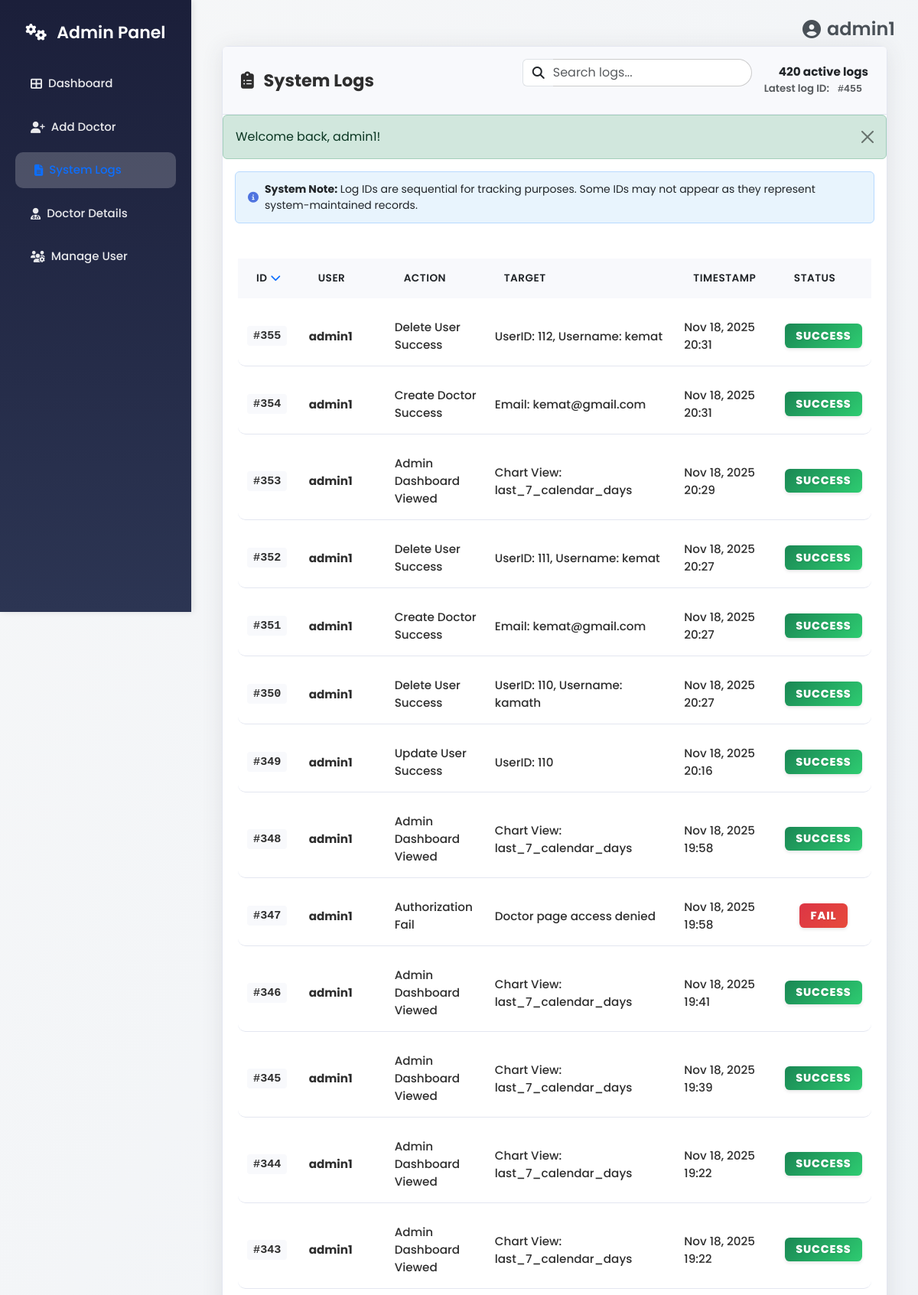
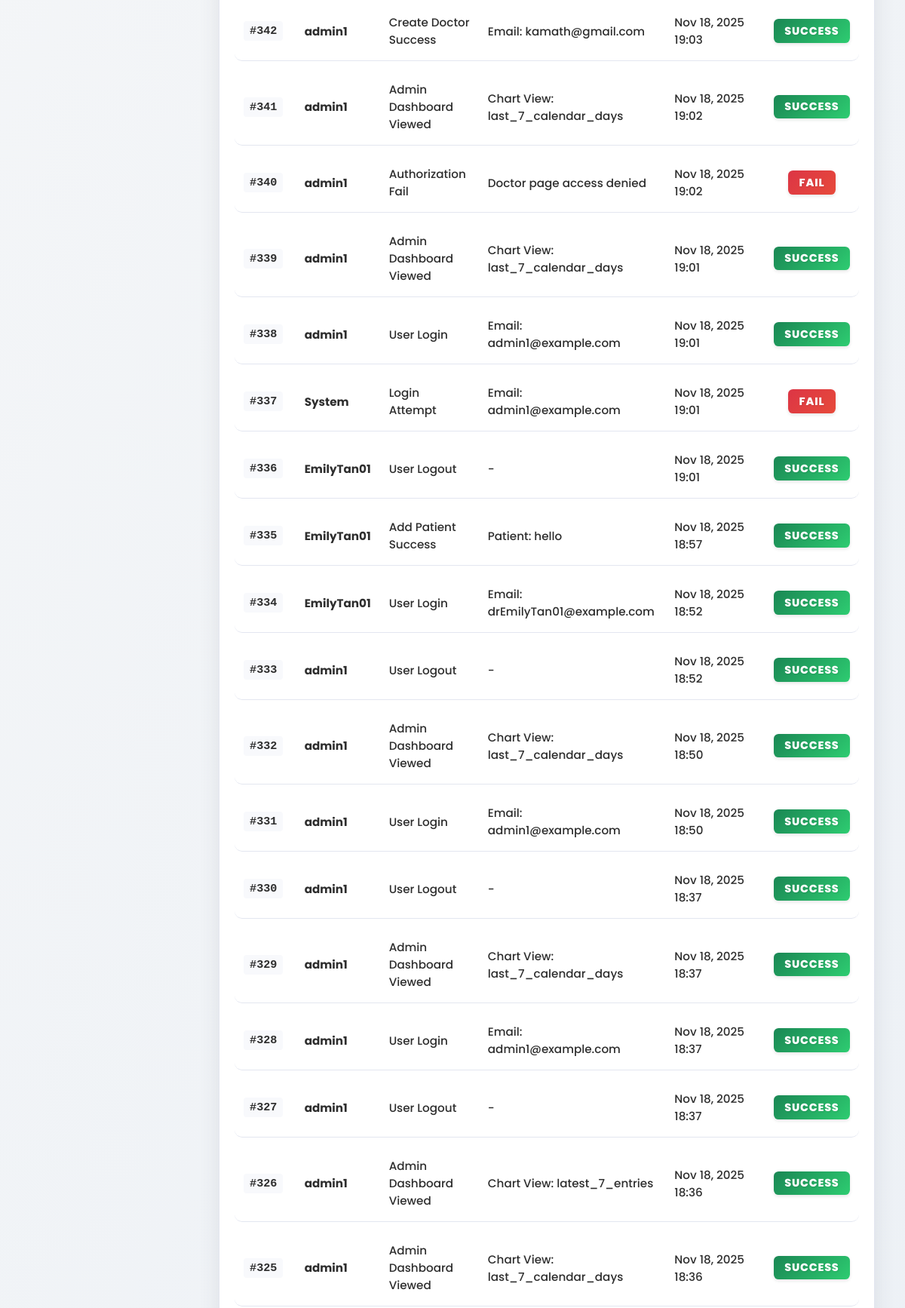
Screenshot of /ctipb/admin_system_logs.php?page=3&sort=log_id&order=desc (signed in, upper part) with the database file from the repository (2 pictures, top to bottom).
### tables this page shows
CREATE TABLE `system_logs` (
  `log_id` int NOT NULL AUTO_INCREMENT,
  `user_id` int DEFAULT NULL,
  `username` varchar(255) DEFAULT NULL,
  `action` varchar(100) NOT NULL,
  `target` varchar(255) DEFAULT NULL,
  `time` datetime DEFAULT NULL,
  `status` varchar(50) DEFAULT NULL,
  `ip_address` varchar(45) DEFAULT NULL,
  `details` text,
  PRIMARY KEY (`log_id`),
  KEY `user_id` (`user_id`),
  CONSTRAINT `system_logs_ibfk_1` FOREIGN KEY (`user_id`) REFERENCES `users` (`user_id`) ON DELETE CASCADE ON UPDATE CASCADE
);

### ctipb/admin_system_logs.php (the view, shortened to what this page needs)
<?php
require_once 'functions.php';
$logs_per_page = 50;
$current_page = isset($_GET['page']) && is_numeric($_GET['page']) ? (int)$_GET['page'] : 1;
$offset = ($current_page - 1) * $logs_per_page;
$sort_column = $_GET['sort'] ?? 'log_id';
$sort_order = strtolower($_GET['order'] ?? 'desc');
$logs = [];
$total_logs = 0;
$max_log_id = 0;
$conn = get_db_connection();
if (!$conn) {
    set_flash_message('Database connection failed. Could not load system logs.', 'danger');
} else {
    $count_sql = "SELECT COUNT(*) as total, COALESCE(MAX(log_id), 0) as max_id FROM system_logs";
    $count_result = $conn->query($count_sql);
    if ($count_result) {
        $count_data = $count_result->fetch_assoc();
        $total_logs = $count_data['total'];
        $max_log_id = $count_data['max_id'];
    }
    $sql = "SELECT log_id, username, action, target, status, time
            FROM system_logs
            ORDER BY " . $sort_column . " " . strtoupper($sort_order) . "
            LIMIT " . $logs_per_page . " OFFSET " . $offset;
    if ($result = $conn->query($sql)) {
        $logs = $result->fetch_all(MYSQLI_ASSOC);
    } else {
        set_flash_message('Failed to retrieve system logs from the database.', 'danger');
    }
}
function sortable_header($title, $column_name, $current_sort_column, $current_sort_order) {
    $new_order = ($column_name === $current_sort_column && $current_sort_order === 'asc') ? 'desc' : 'asc';
    $link = "admin_system_logs.php?sort=" . htmlspecialchars($column_name) . "&order=" . htmlspecialchars($new_order) . "&page=" . ($_GET['page'] ?? 1);
    $icon = '';
    if ($column_name === $current_sort_column) {
        $icon = $current_sort_order === 'asc' ? '<i class="fas fa-chevron-up ms-1 text-primary"></i>' : '<i class="fas fa-chevron-down ms-1 text-primary"></i>';
    }
    echo "<th><a href=\"{$link}\" class=\"d-flex align-items-center justify-content-between text-decoration-none text-dark hover-primary\">{$title}{$icon}</a></th>";
}
function formatMalaysiaTime($timestamp) {
    try {
        $timezone = new DateTimeZone('Asia/Kuala_Lumpur');
        $date = new DateTime($timestamp);
        $date->setTimezone($timezone);
        return $date->format('M j, Y H:i');
    } catch (Exception $e) {
        return 'Invalid Date';
    }
}
include 'templates/header.php';
include 'templates/sidebar_admin.php';
?>
<div class="main-content">
    <div class="card">
        <div class="card-header d-flex justify-content-between align-items-center py-3">
            <h4 class="mb-0">
                <i class="fas fa-clipboard-list me-2"></i>
                System Logs
            </h4>
            <div class="d-flex align-items-center">
                <div class="search-container me-3">
                    <div class="input-group">
                        <span class="input-group-text bg-white border-end-0">
                            <i class="fas fa-search text-gray-400"></i>
                        </span>
                        <input type="text" class="form-control border-start-0 ps-0"
                               placeholder="Search logs..." id="searchInput">
                    </div>
                </div>
                <div class="page-info text-end">
                    <div class="fw-bold text-dark"><?php echo $total_logs; ?> active logs</div>
                    <?php if ($max_log_id > 0): ?>
                    <div class="text-muted small">Latest log ID: <span class="log-id-highlight">#<?php echo $max_log_id; ?></span></div>
                    <?php endif; ?>
                </div>
            </div>
        </div>
        <div class="card-body p-0">
            <?php if ($max_log_id > $total_logs): ?>
            <div class="system-info">
                <div class="d-flex align-items-center">
                    <i class="fas fa-info-circle me-2"></i>
                    <div>
                        <strong>System Note:</strong> Log IDs are sequential for tracking purposes.
                        Some IDs may not appear as they represent system-maintained records.
                    </div>
                </div>
            </div>
            <?php endif; ?>
            <div class="table-responsive">
                <table class="table table-hover mb-0">
                    <thead>
                        <tr>
                            <?php sortable_header('ID', 'log_id', $sort_column, $sort_order); ?>
                            <th>Target</th>
                        </tr>
                    </thead>
                    <tbody id="logTableBody">
                        <?php if (!empty($logs)): ?>
                            <?php foreach ($logs as $log): ?>
                                <tr>
                                    <td class="fw-bold text-strong">
                                        <span class="log-id-highlight">#<?php echo htmlspecialchars($log['log_id']); ?></span>
                                    </td>
                                    <td>
                                        <span class="fw-bold text-strong">
                                            <?php echo htmlspecialchars($log['username'] ?? 'System'); ?>
                                        </span>
                                    </td>
                                    <td class="text-strong"><?php echo htmlspecialchars($log['action']); ?></td>
                                    <td class="text-strong" title="<?php echo htmlspecialchars($log['target'] ?? '-'); ?>">
                                        <?php echo htmlspecialchars(mb_strimwidth($log['target'] ?? '-', 0, 45, "...")); ?>
                                    </td>
                                    <td class="text-strong">
                                        <?php echo formatMalaysiaTime($log['time']); ?>
                                    </td>
                                    <td class="badge-cell">
                                        <?php
                                            $status = strtolower($log['status'] ?? '');
                                            $badge_class = 'bg-secondary';
                                            if ($status === 'success') $badge_class = 'bg-success';
                                            elseif ($status === 'fail' || $status === 'error') $badge_class = 'bg-danger';
                                            elseif (in_array($status, ['info', 'in progress'])) $badge_class = 'bg-info';
                                            elseif ($status === 'warning') $badge_class = 'bg-warning';
                                        ?>
                                        <span class="badge status-badge <?php echo $badge_class; ?>">
                                            <?php echo htmlspecialchars(ucfirst($log['status'])); ?>
                                        </span>
                                    </td>
                                </tr>
                            <?php endforeach; ?>
                        <?php endif; ?>
                    </tbody>
                </table>
            </div>
        </div>
    </div>
</div>
<?php
include 'templates/footer.php';
?>

### ctipb/admin_system_logs.php (style rules this page uses)
.main-content { margin-top: 20px; }
.card { border: 1px solid #e3e6f0; border-radius: 0.5rem; background: #fff; box-shadow: 0 0.15rem 1.75rem 0 rgba(58, 59, 69, 0.1); }
.card-header { background: #f8f9fc; border-bottom: 1px solid #e3e6f0; padding: 1.25rem 1.5rem; }
.card-header h4 { color: #2e2e2e; font-weight: 700; font-size: 1.4rem; }
.table th { background: #f8f9fc; border-bottom: 2px solid #e3e6f0; font-weight: 700; font-size: 0.85rem; text-transform: uppercase; letter-spacing: 0.5px; color: #2e2e2e; padding: 1rem 0.75rem; }
.table td { padding: 1rem 0.75rem; vertical-align: middle; border-bottom: 1px solid #e3e6f0; color: #2e2e2e; font-weight: 500; font-size: 0.95rem; }
.status-badge { font-size: 0.9rem; font-weight: 800; padding: 0.6em 1em; border-radius: 0.4rem; text-transform: uppercase; letter-spacing: 0.8px; box-shadow: 0 2px 4px rgba(0,0,0,0.1); }
.bg-success { background: linear-gradient(135deg, #1a8754 0%, #2ecc71 100%) !important; color: white !important; }
.bg-danger { background: linear-gradient(135deg, #dc3545 0%, #e74a3b 100%) !important; color: white !important; }
.search-container { max-width: 300px; }
.page-info { font-weight: 600; color: #2e2e2e; font-size: 0.95rem; }
.text-strong { color: #2e2e2e !important; font-weight: 600; }
.badge-cell { text-align: center; }
.system-info { background: #e8f4fd; border: 1px solid #b8daff; border-radius: 0.375rem; padding: 0.75rem 1rem; margin: 0 1rem 1rem 1rem; font-size: 0.875rem; }
.system-info i { color: #4e73df; }
.log-id-highlight { background: #f8f9fc; padding: 0.25rem 0.5rem; border-radius: 0.25rem; font-family: 'Courier New', monospace; font-weight: 700; }

### rows the page displays
system_logs: log_id "355", username "admin1", action "Delete User Success", target "UserID: 112, Username: kemat", time "Nov 18, 2025 20:31", status "SUCCESS"
system_logs: log_id "354", username "admin1", action "Create Doctor Success", target "Email: kemat@gmail.com", time "Nov 18, 2025 20:31", status "SUCCESS"
system_logs: log_id "353", username "admin1", action "Admin Dashboard Viewed", target "Chart View: last_7_calendar_days", time "Nov 18, 2025 20:29", status "SUCCESS"
system_logs: log_id "352", username "admin1", action "Delete User Success", target "UserID: 111, Username: kemat", time "Nov 18, 2025 20:27", status "SUCCESS"
system_logs: log_id "351", username "admin1", action "Create Doctor Success", target "Email: kemat@gmail.com", time "Nov 18, 2025 20:27", status "SUCCESS"
system_logs: log_id "350", username "admin1", action "Delete User Success", target "UserID: 110, Username: kamath", time "Nov 18, 2025 20:27", status "SUCCESS"
system_logs: log_id "349", username "admin1", action "Update User Success", target "UserID: 110", time "Nov 18, 2025 20:16", status "SUCCESS"
system_logs: log_id "348", username "admin1", action "Admin Dashboard Viewed", target "Chart View: last_7_calendar_days", time "Nov 18, 2025 19:58", status "SUCCESS"
system_logs: log_id "347", username "admin1", action "Authorization Fail", target "Doctor page access denied", time "Nov 18, 2025 19:58", status "FAIL"
system_logs: log_id "346", username "admin1", action "Admin Dashboard Viewed", target "Chart View: last_7_calendar_days", time "Nov 18, 2025 19:41", status "SUCCESS"
system_logs: log_id "345", username "admin1", action "Admin Dashboard Viewed", target "Chart View: last_7_calendar_days", time "Nov 18, 2025 19:39", status "SUCCESS"
system_logs: log_id "344", username "admin1", action "Admin Dashboard Viewed", target "Chart View: last_7_calendar_days", time "Nov 18, 2025 19:22", status "SUCCESS"
system_logs: log_id "343", username "admin1", action "Admin Dashboard Viewed", target "Chart View: last_7_calendar_days", time "Nov 18, 2025 19:22", status "SUCCESS"
system_logs: log_id "342", username "admin1", action "Create Doctor Success", target "Email: kamath@gmail.com", time "Nov 18, 2025 19:03", status "SUCCESS"
system_logs: log_id "341", username "admin1", action "Admin Dashboard Viewed", target "Chart View: last_7_calendar_days", time "Nov 18, 2025 19:02", status "SUCCESS"
system_logs: log_id "340", username "admin1", action "Authorization Fail", target "Doctor page access denied", time "Nov 18, 2025 19:02", status "FAIL"
system_logs: log_id "339", username "admin1", action "Admin Dashboard Viewed", target "Chart View: last_7_calendar_days", time "Nov 18, 2025 19:01", status "SUCCESS"
system_logs: log_id "338", username "admin1", action "User Login", target "Email: admin1@example.com", time "Nov 18, 2025 19:01", status "SUCCESS"
system_logs: log_id "337", username "System", action "Login Attempt", target "Email: admin1@example.com", time "Nov 18, 2025 19:01", status "FAIL"
system_logs: log_id "336", username "EmilyTan01", action "User Logout", target "-", time "Nov 18, 2025 19:01", status "SUCCESS"
system_logs: log_id "335", username "EmilyTan01", action "Add Patient Success", target "Patient: hello", time "Nov 18, 2025 18:57", status "SUCCESS"
system_logs: log_id "334", username "EmilyTan01", action "User Login", target "Email: drEmilyTan01@example.com", time "Nov 18, 2025 18:52", status "SUCCESS"
system_logs: log_id "333", username "admin1", action "User Logout", target "-", time "Nov 18, 2025 18:52", status "SUCCESS"
system_logs: log_id "332", username "admin1", action "Admin Dashboard Viewed", target "Chart View: last_7_calendar_days", time "Nov 18, 2025 18:50", status "SUCCESS"
system_logs: log_id "331", username "admin1", action "User Login", target "Email: admin1@example.com", time "Nov 18, 2025 18:50", status "SUCCESS"
system_logs: log_id "330", username "admin1", action "User Logout", target "-", time "Nov 18, 2025 18:37", status "SUCCESS"
system_logs: log_id "329", username "admin1", action "Admin Dashboard Viewed", target "Chart View: last_7_calendar_days", time "Nov 18, 2025 18:37", status "SUCCESS"
system_logs: log_id "328", username "admin1", action "User Login", target "Email: admin1@example.com", time "Nov 18, 2025 18:37", status "SUCCESS"
system_logs: log_id "327", username "admin1", action "User Logout", target "-", time "Nov 18, 2025 18:37", status "SUCCESS"
system_logs: log_id "326", username "admin1", action "Admin Dashboard Viewed", target "Chart View: latest_7_entries", time "Nov 18, 2025 18:36", status "SUCCESS"
system_logs: log_id "325", username "admin1", action "Admin Dashboard Viewed", target "Chart View: last_7_calendar_days", time "Nov 18, 2025 18:36", status "SUCCESS"

### other values shown
$_SESSION['username'] "admin1"
$total_logs "420"
$max_log_id "455"
$message "Welcome back, admin1!"
$title "ID USER ACTION TIMESTAMP STATUS"
